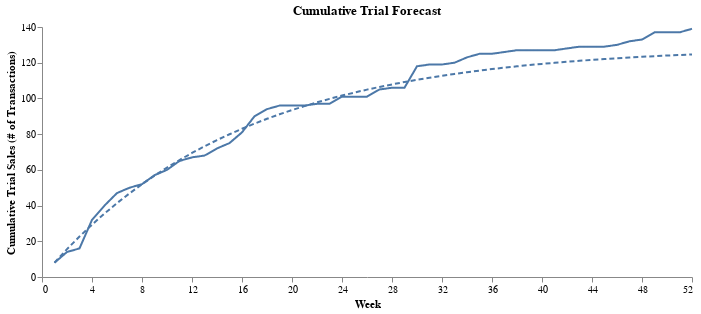

The notebook cell saved with this chart:
### Code cell
forecast_df = pl.DataFrame({
    'Week (t)': t,
    'T(t)': cum_trial
})

actual_trial_curve = (
    ChartTemp(modified_cum_trans)
    .line_encode('T(t):Q', y_title='Cumulative Trial Sales (# of Transactions)')
)

froecast_trial_curve = (
    ChartTemp(forecast_df)
    .line_encode('T(t):Q', y_title='Cumulative Trial Sales (# of Transactions)', dash=[5,3])
)

trial_chart = actual_trial_curve + froecast_trial_curve

layered_line_prop(trial_chart, 'Cumulative Trial Forecast')

### Figure 1 — Vega-Lite specification as saved in the notebook (floating-point values rounded to 4 significant figures)
{"$schema": "https://vega.github.io/schema/vega-lite/v5.20.1.json", "config": {"axisX": {"grid": false}, "axisY": {"grid": false}, "view": {"continuousHeight": 300, "continuousWidth": 300, "stroke": null}}, "datasets": {"data-021d16754906cdef9b0260c8491a0c30": [{"T(t)": 8.045, "Week (t)": 1}, {"T(t)": 15.59, "Week (t)": 2}, {"T(t)": 22.66, "Week (t)": 3}, {"T(t)": 29.3, "Week (t)": 4}, {"T(t)": 35.52, "Week (t)": 5}, {"T(t)": 41.35, "Week (t)": 6}, {"T(t)": 46.82, "Week (t)": 7}, {"T(t)": 51.95, "Week (t)": 8}, {"T(t)": 56.76, "Week (t)": 9}, {"T(t)": 61.27, "Week (t)": 10}, {"T(t)": 65.5, "Week (t)": 11}, {"T(t)": 69.47, "Week (t)": 12}, {"T(t)": 73.19, "Week (t)": 13}, {"T(t)": 76.68, "Week (t)": 14}, {"T(t)": 79.95, "Week (t)": 15}, {"T(t)": 83.02, "Week (t)": 16}, {"T(t)": 85.89, "Week (t)": 17}, {"T(t)": 88.59, "Week (t)": 18}, {"T(t)": 91.12, "Week (t)": 19}, {"T(t)": 93.49, "Week (t)": 20}, {"T(t)": 95.72, "Week (t)": 21}, {"T(t)": 97.8, "Week (t)": 22}, {"T(t)": 99.76, "Week (t)": 23}, {"T(t)": 101.6, "Week (t)": 24}, {"T(t)": 103.3, "Week (t)": 25}, {"T(t)": 104.9, "Week (t)": 26}, {"T(t)": 106.4, "Week (t)": 27}, {"T(t)": 107.9, "Week (t)": 28}, {"T(t)": 109.2, "Week (t)": 29}, {"T(t)": 110.4, "Week (t)": 30}, {"T(t)": 111.6, "Week (t)": 31}, {"T(t)": 112.7, "Week (t)": 32}, {"T(t)": 113.7, "Week (t)": 33}, {"T(t)": 114.7, "Week (t)": 34}, {"T(t)": 115.6, "Week (t)": 35}, {"T(t)": 116.4, "Week (t)": 36}, {"T(t)": 117.2, "Week (t)": 37}, {"T(t)": 118.0, "Week (t)": 38}, {"T(t)": 118.7, "Week (t)": 39}, {"T(t)": 119.3, "Week (t)": 40}, {"T(t)": 120.0, "Week (t)": 41}, {"T(t)": 120.5, "Week (t)": 42}, {"T(t)": 121.1, "Week (t)": 43}, {"T(t)": 121.6, "Week (t)": 44}, {"T(t)": 122.1, "Week (t)": 45}, {"T(t)": 122.5, "Week (t)": 46}, {"T(t)": 122.9, "Week (t)": 47}, {"T(t)": 123.3, "Week (t)": 48}, {"T(t)": 123.7, "Week (t)": 49}, {"T(t)": 124.0, "Week (t)": 50}, {"T(t)": 124.3, "Week (t)": 51}, {"T(t)": 124.6, "Week (t)": 52}], "data-14af2c719777932de7be45f5a594bb10": [{"AR(t)": 0, "FR(t)": 0, "S(t)": 8, "T(t)": 8, "Week (t)": 1}, {"AR(t)": 0, "FR(t)": 1, "S(t)": 15, "T(t)": 14, "Week (t)": 2}, {"AR(t)": 0, "FR(t)": 2, "S(t)": 18, "T(t)": 16, "Week (t)": 3}, {"AR(t)": 0, "FR(t)": 3, "S(t)": 35, "T(t)": 32, "Week (t)": 4}, {"AR(t)": 0, "FR(t)": 7, "S(t)": 47, "T(t)": 40, "Week (t)": 5}, {"AR(t)": 2, "FR(t)": 9, "S(t)": 58, "T(t)": 47, "Week (t)": 6}, {"AR(t)": 3, "FR(t)": 12, "S(t)": 65, "T(t)": 50, "Week (t)": 7}, {"AR(t)": 4, "FR(t)": 13, "S(t)": 69, "T(t)": 52, "Week (t)": 8}, {"AR(t)": 7, "FR(t)": 17, "S(t)": 81, "T(t)": 57, "Week (t)": 9}, {"AR(t)": 9, "FR(t)": 18, "S(t)": 87, "T(t)": 60, "Week (t)": 10}, {"AR(t)": 13, "FR(t)": 22, "S(t)": 100, "T(t)": 65, "Week (t)": 11}, {"AR(t)": 15, "FR(t)": 23, "S(t)": 105, "T(t)": 67, "Week (t)": 12}, {"AR(t)": 16, "FR(t)": 23, "S(t)": 107, "T(t)": 68, "Week (t)": 13}, {"AR(t)": 18, "FR(t)": 23, "S(t)": 113, "T(t)": 72, "Week (t)": 14}, {"AR(t)": 19, "FR(t)": 23, "S(t)": 117, "T(t)": 75, "Week (t)": 15}, {"AR(t)": 21, "FR(t)": 24, "S(t)": 126, "T(t)": 81, "Week (t)": 16}, {"AR(t)": 26, "FR(t)": 24, "S(t)": 140, "T(t)": 90, "Week (t)": 17}, {"AR(t)": 30, "FR(t)": 28, "S(t)": 152, "T(t)": 94, "Week (t)": 18}, {"AR(t)": 32, "FR(t)": 32, "S(t)": 160, "T(t)": 96, "Week (t)": 19}, {"AR(t)": 35, "FR(t)": 33, "S(t)": 164, "T(t)": 96, "Week (t)": 20}, {"AR(t)": 38, "FR(t)": 33, "S(t)": 167, "T(t)": 96, "Week (t)": 21}, {"AR(t)": 39, "FR(t)": 34, "S(t)": 170, "T(t)": 97, "Week (t)": 22}, {"AR(t)": 40, "FR(t)": 35, "S(t)": 172, "T(t)": 97, "Week (t)": 23}, {"AR(t)": 43, "FR(t)": 35, "S(t)": 179, "T(t)": 101, "Week (t)": 24}, {"AR(t)": 43, "FR(t)": 35, "S(t)": 179, "T(t)": 101, "Week (t)": 25}, {"AR(t)": 50, "FR(t)": 35, "S(t)": 186, "T(t)": 101, "Week (t)": 26}, {"AR(t)": 53, "FR(t)": 37, "S(t)": 195, "T(t)": 105, "Week (t)": 27}, {"AR(t)": 57, "FR(t)": 37, "S(t)": 200, "T(t)": 106, "Week (t)": 28}, {"AR(t)": 60, "FR(t)": 37, "S(t)": 203, "T(t)": 106, "Week (t)": 29}, {"AR(t)": 64, "FR(t)": 41, "S(t)": 223, "T(t)": 118, "Week (t)": 30}, {"AR(t)": 65, "FR(t)": 41, "S(t)": 225, "T(t)": 119, "Week (t)": 31}, {"AR(t)": 65, "FR(t)": 42, "S(t)": 226, "T(t)": 119, "Week (t)": 32}, {"AR(t)": 67, "FR(t)": 43, "S(t)": 230, "T(t)": 120, "Week (t)": 33}, {"AR(t)": 69, "FR(t)": 44, "S(t)": 236, "T(t)": 123, "Week (t)": 34}, {"AR(t)": 72, "FR(t)": 45, "S(t)": 242, "T(t)": 125, "Week (t)": 35}, {"AR(t)": 76, "FR(t)": 45, "S(t)": 246, "T(t)": 125, "Week (t)": 36}, {"AR(t)": 80, "FR(t)": 45, "S(t)": 251, "T(t)": 126, "Week (t)": 37}, {"AR(t)": 84, "FR(t)": 45, "S(t)": 256, "T(t)": 127, "Week (t)": 38}, {"AR(t)": 84, "FR(t)": 45, "S(t)": 256, "T(t)": 127, "Week (t)": 39}, {"AR(t)": 87, "FR(t)": 45, "S(t)": 259, "T(t)": 127, "Week (t)": 40}, {"AR(t)": 87, "FR(t)": 45, "S(t)": 259, "T(t)": 127, "Week (t)": 41}, {"AR(t)": 89, "FR(t)": 45, "S(t)": 262, "T(t)": 128, "Week (t)": 42}, {"AR(t)": 89, "FR(t)": 45, "S(t)": 263, "T(t)": 129, "Week (t)": 43}, {"AR(t)": 89, "FR(t)": 46, "S(t)": 264, "T(t)": 129, "Week (t)": 44}, {"AR(t)": 93, "FR(t)": 46, "S(t)": 268, "T(t)": 129, "Week (t)": 45}, {"AR(t)": 94, "FR(t)": 46, "S(t)": 270, "T(t)": 130, "Week (t)": 46}, {"AR(t)": 98, "FR(t)": 47, "S(t)": 277, "T(t)": 132, "Week (t)": 47}, {"AR(t)": 101, "FR(t)": 48, "S(t)": 282, "T(t)": 133, "Week (t)": 48}, {"AR(t)": 105, "FR(t)": 48, "S(t)": 290, "T(t)": 137, "Week (t)": 49}, {"AR(t)": 111, "FR(t)": 50, "S(t)": 298, "T(t)": 137, "Week (t)": 50}, {"AR(t)": 112, "FR(t)": 51, "S(t)": 300, "T(t)": 137, "Week (t)": 51}, {"AR(t)": 115, "FR(t)": 52, "S(t)": 306, "T(t)": 139, "Week (t)": 52}]}, "height": 250, "layer": [{"data": {"name": "data-14af2c719777932de7be45f5a594bb10"}, "encoding": {"color": {}, "x": {"axis": {"labelExpr": "datum.value", "title": "Week", "values": [0, 4, 8, 12, 16, 20, 24, 28, 32, 36, 40, 44, 48, 52]}, "field": "Week (t)", "scale": {"domain": [0, 52]}, "type": "quantitative"}, "y": {"field": "T(t)", "scale": {}, "title": "Cumulative Trial Sales (# of Transactions)", "type": "quantitative"}}, "mark": {"strokeDash": [1, 0], "strokeWidth": 2, "type": "line"}}, {"data": {"name": "data-021d16754906cdef9b0260c8491a0c30"}, "encoding": {"color": {}, "x": {"axis": {"labelExpr": "datum.value", "title": "Week", "values": [0, 4, 8, 12, 16, 20, 24, 28, 32, 36, 40, 44, 48, 52]}, "field": "Week (t)", "scale": {"domain": [0, 52]}, "type": "quantitative"}, "y": {"field": "T(t)", "scale": {}, "title": "Cumulative Trial Sales (# of Transactions)", "type": "quantitative"}}, "mark": {"strokeDash": [5, 3], "strokeWidth": 2, "type": "line"}}], "title": "Cumulative Trial Forecast", "width": 650}
